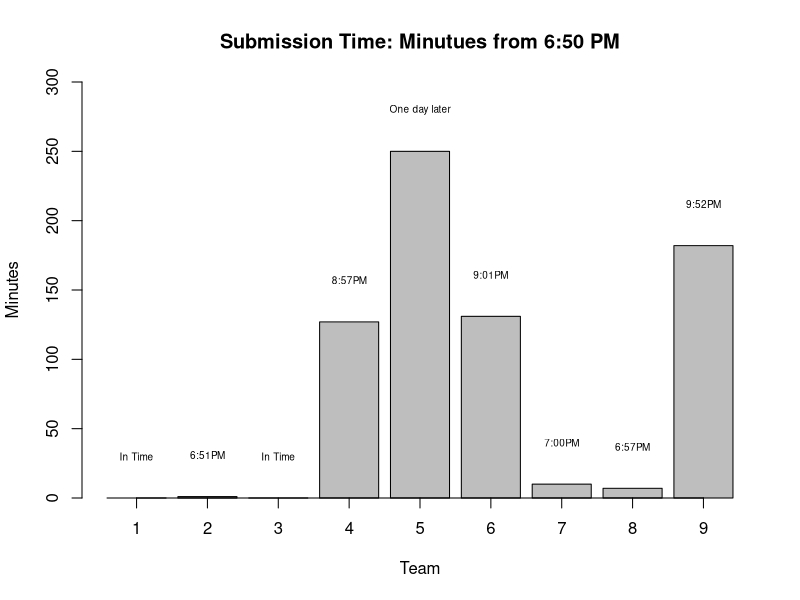
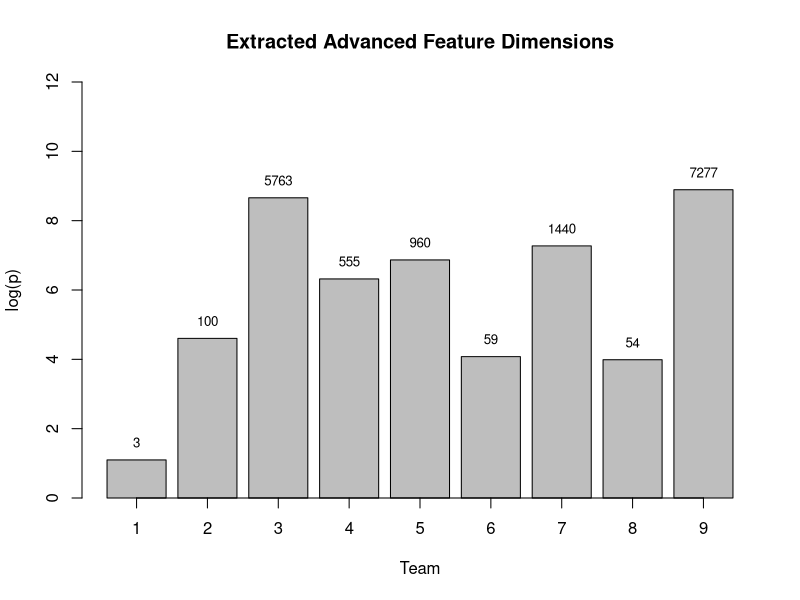
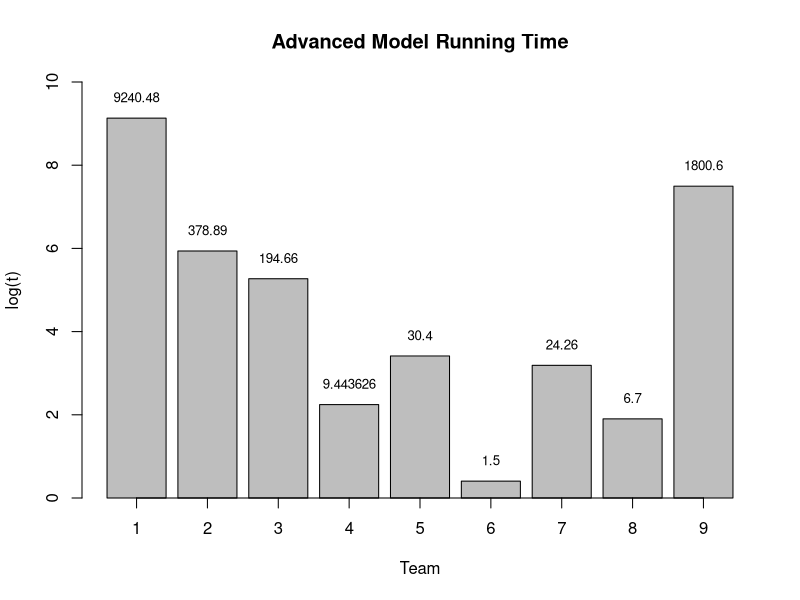
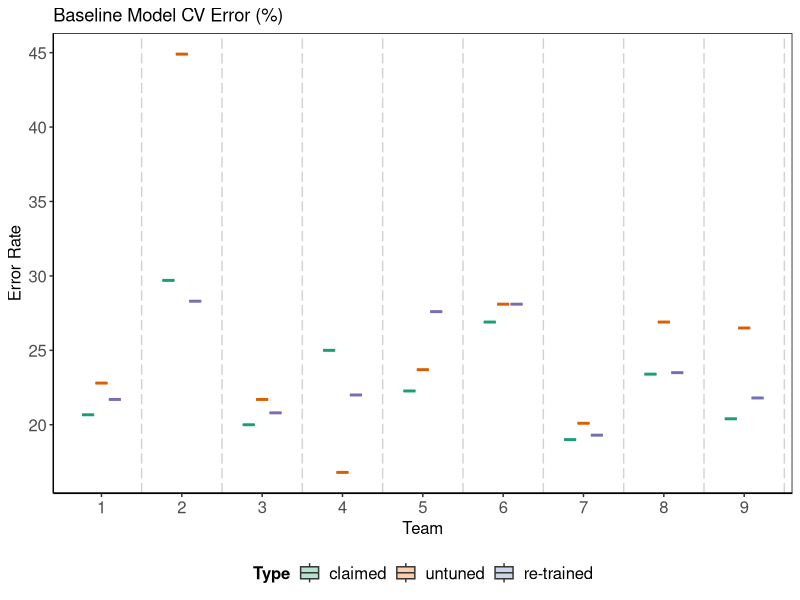
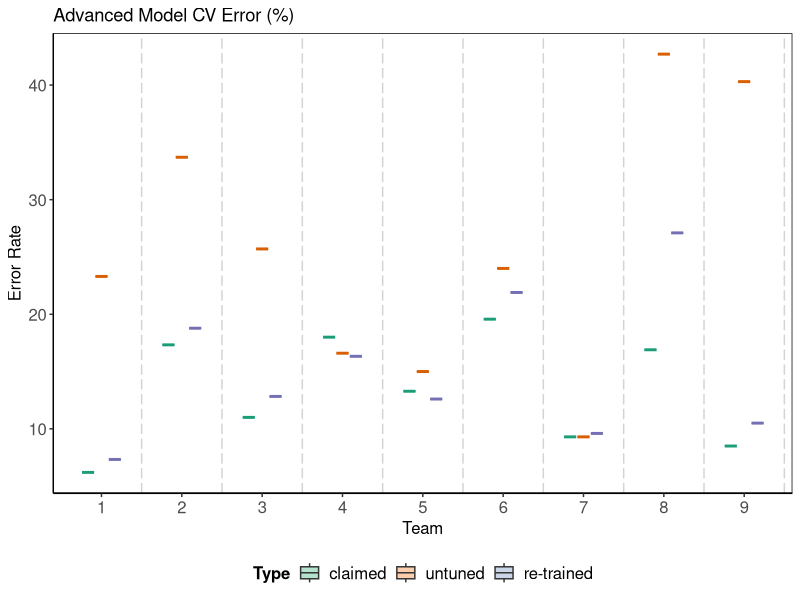

Source code (R) for these figures, in order:
## ---- chunk 1
# run Results.R first
submitTime <- c(0, 1, 0, 127, 250, 131, 10, 7, 182)
submitTime_label <- c("In Time", "6:51PM", "In Time", "8:57PM", "One day later", "9:01PM", "7:00PM", "6:57PM", "9:52PM")

bar_time <- barplot(submitTime, main="Submission Time: Minutues from 6:50 PM",
        xlab="Team", ylab="Minutes", ylim=c(0, 300))
text(bar_time, submitTime+30, submitTime_label, cex=0.6)
axis(1, bar_time, labels=as.character(1:9))
## ---- chunk 2
featureDim_bl <- c(3, 100, 5763, 555, 960, 59, 1440, 54, 7277)
log_featureDim_bl <- log(featureDim_bl)
bar_dim_bl <- barplot(log_featureDim_bl, main="Extracted Advanced Feature Dimensions",
                       xlab="Team", ylab="log(p)", ylim=c(0, 12))
text(bar_dim_bl, log_featureDim_bl+0.5, as.character(featureDim_bl), cex=0.8)
axis(1, bar_time, labels=as.character(1:9))
## ---- chunk 3
# run Results.R first
RunningTime <- c(9240.48, 378.89, 194.66, 9.443626, 30.4, 1.5, 24.26, 6.7, 1800.6)
log_RunningTime <- log(RunningTime)
bar_time <- barplot(log_RunningTime, main="Advanced Model Running Time",
        xlab="Team", ylab="log(t)", ylim=c(0, 10))
text(bar_time, log_RunningTime+0.5, as.character(RunningTime), cex=0.8)
axis(1, bar_time, labels=as.character(1:9))
## ---- chunk 4
# data saved in Results.R
err_claimed <- c(0.2067, 0.297, 0.2, 0.25, 0.2227, 0.269, 0.19, 0.234, 0.204)
err_adv_claimed <- rep(err_claimed, each=20)
CV_error_baseline <- c(
  0.217,
0.283,
0.208,
0.22,
0.276,
0.281,
0.193,
0.235,
0.218)
err_retrained <- rep(CV_error_baseline, each=20)
# load("label_eval.RData")
# load("pred_untuned.RData")
# ind_fun <- which(is.na(label_eval))
err_untuned <- c(0.228,
0.449,
0.217,
0.168,
0.237,
0.281,
0.201,
0.269,
0.265)
err_adv_untuned <- rep(err_untuned  , each=20)

type_names <- c("claimed", "untuned", "re-trained")
# team_names <- paste0("Team ", 1:12)
team_names <- 1:9
# load("output_proj3.RData")
err_adv_all <- data.frame(Team=rep(rep(team_names, each=20), times=3), 
  					  Type=rep(type_names, each=180),
						  Error= c(err_adv_claimed, err_adv_untuned, err_retrained)) #as.vector(t(output$err_adv_retrained))))

err_adv_all$Type <- factor(err_adv_all$Type, levels= type_names)
err_adv_all$Team <- factor(err_adv_all$Team, levels= team_names)


err_adv_all$Error <- err_adv_all$Error*100

type_names <- c("claimed", "untuned", "re-trained")
team_names <- paste0("Team ", 1:9)

library(ggplot2)
(ggplot(err_adv_all, aes(y = Error, x = Team, fill = Type, colour = Type)) 
+ geom_boxplot(width=0.5,outlier.colour = NULL)
#+ scale_alpha_continuous(guide=FALSE, range=c(0.01,0.99))
+theme(axis.line = element_line(colour = "black"),
      panel.grid.major = element_blank(),
      panel.grid.minor = element_blank(),
      panel.border = element_rect(colour = "black", fill=NA),
      axis.text=element_text(size=12),
      axis.title=element_text(size=12),
      legend.text=element_text(size=12),
      legend.title=element_text(size=12, face="bold"),
      legend.position="bottom",
      strip.text.y = element_text(size = 13, face="bold"),
      panel.background = element_blank())
+ labs(title="Baseline Model CV Error (%)", x="Team", y="Error Rate")
+ scale_colour_brewer(palette = "Dark2", guide = FALSE)
+ scale_fill_brewer(palette = "Pastel2", labels=type_names, guide = guide_legend(title = "Type"))
+ geom_vline(xintercept = seq(1.5, 13.5, 1), linetype = "longdash", colour="lightgrey")) 

## ---- chunk 5
# data saved in Results.R
err_claimed <- c(0.062,
0.1733,
0.11,
0.18,
0.1328,
0.1957,
0.093,
0.169,
0.085)
err_adv_claimed <- rep(err_claimed, each=20)
CV_error_baseline <- c(
0.0733,
0.1878,
0.1283,
0.1633,
0.126,
0.219,
0.096,
0.271,
0.105)
err_retrained <- rep(CV_error_baseline, each=20)
# load("label_eval.RData")
# load("pred_untuned.RData")
# ind_fun <- which(is.na(label_eval))
err_untuned <- c(0.233,
0.337,
0.257,
0.166,
0.15,
0.24,
0.093,
0.427,
0.403)
err_adv_untuned <- rep(err_untuned  , each=20)

type_names <- c("claimed", "untuned", "re-trained")
# team_names <- paste0("Team ", 1:12)
team_names <- 1:9
# load("output_proj3.RData")
err_adv_all <- data.frame(Team=rep(rep(team_names, each=20), times=3), 
  					  Type=rep(type_names, each=180),
						  Error= c(err_adv_claimed, err_adv_untuned, err_retrained)) #as.vector(t(output$err_adv_retrained))))

err_adv_all$Type <- factor(err_adv_all$Type, levels= type_names)
err_adv_all$Team <- factor(err_adv_all$Team, levels= team_names)


err_adv_all$Error <- err_adv_all$Error*100

type_names <- c("claimed", "untuned", "re-trained")
team_names <- paste0("Team ", 1:9)

library(ggplot2)
(ggplot(err_adv_all, aes(y = Error, x = Team, fill = Type, colour = Type)) 
+ geom_boxplot(width=0.5,outlier.colour = NULL)
#+ scale_alpha_continuous(guide=FALSE, range=c(0.01,0.99))
+theme(axis.line = element_line(colour = "black"),
      panel.grid.major = element_blank(),
      panel.grid.minor = element_blank(),
      panel.border = element_rect(colour = "black", fill=NA),
      axis.text=element_text(size=12),
      axis.title=element_text(size=12),
      legend.text=element_text(size=12),
      legend.title=element_text(size=12, face="bold"),
      legend.position="bottom",
      strip.text.y = element_text(size = 13, face="bold"),
      panel.background = element_blank())
+ labs(title="Advanced Model CV Error (%)", x="Team", y="Error Rate")
+ scale_colour_brewer(palette = "Dark2", guide = FALSE)
+ scale_fill_brewer(palette = "Pastel2", labels=type_names, guide = guide_legend(title = "Type"))
+ geom_vline(xintercept = seq(1.5, 13.5, 1), linetype = "longdash", colour="lightgrey")) 
